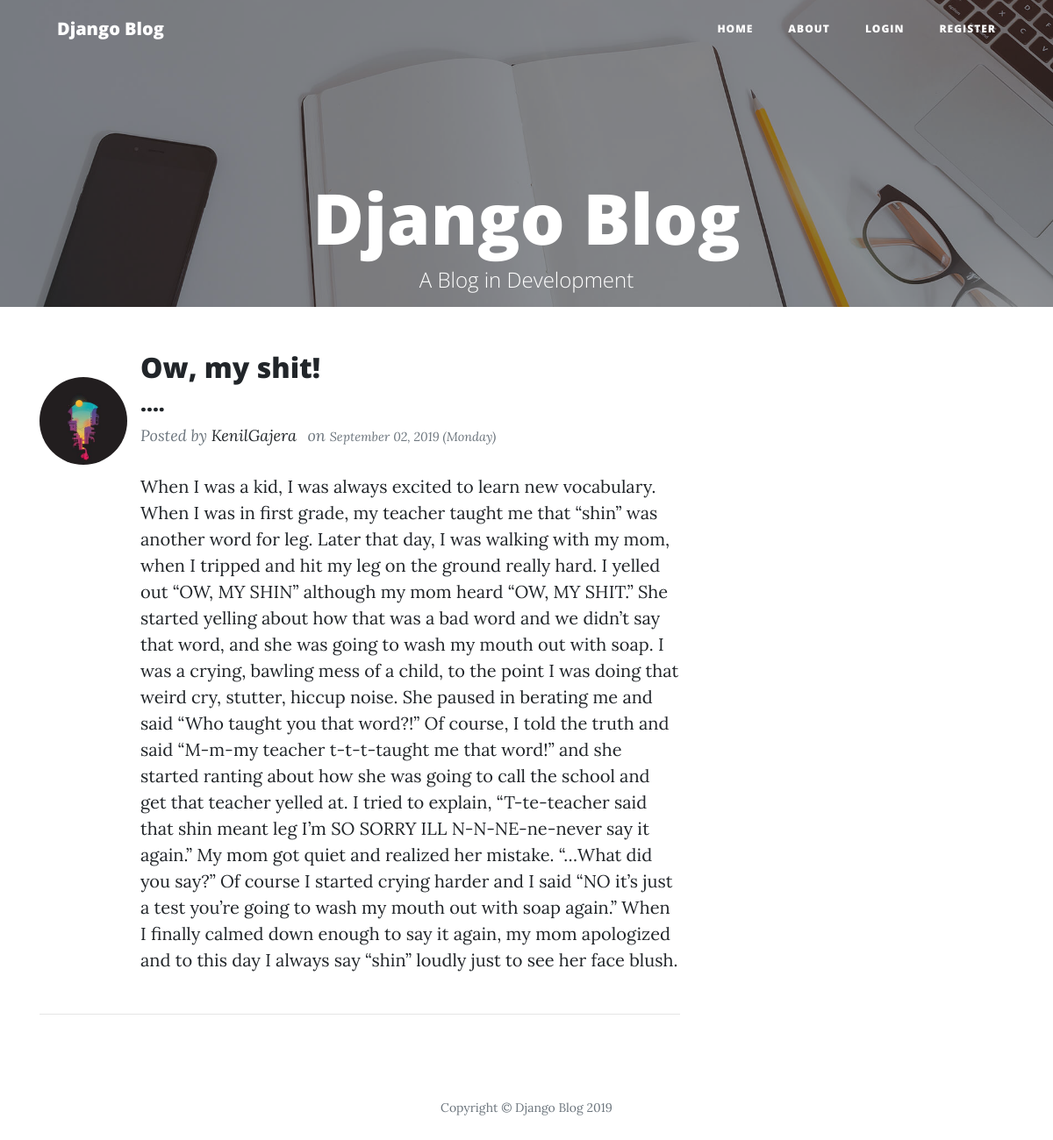
Page /post/20/ on the committed database.
### blog/models.py (models this page shows, shortened)
class Post(models.Model):
    title = models.CharField(max_length = 100)
    subtitle = models.CharField(max_length = 500, default = "Subtitle Text Here")
    content = models.TextField()
    date_posted = models.DateTimeField(default = timezone.now)
    author = models.ForeignKey(User, on_delete = models.CASCADE)

### users/models.py (models this page shows, shortened)
class Profile(models.Model):
    user = models.OneToOneField(User, on_delete = models.CASCADE)
    image = models.ImageField(default = 'default.jpg', upload_to = 'profile_pics')

### blog/views.py (the view)
# urls.py: path('post/<int:pk>/', PostDetailView.as_view() , name = 'post-detail'),
class PostDetailView(DetailView):
    model = Post

### blog/templates/blog/post_detail.html (shortened to what this page needs)
{% extends "blog/base.html" %}
{% block content %}
    <div class="d-xl-flex align-items-xl-start">
    <img class="rounded-circle" src="{{ object.author.profile.image.url }}" style="height: 100px; width: 100px; margin-right: 15px;margin-top: 30px">
    <div class="post-preview">
            <h2 class="post-title">{{ object.title }}</h2>
            <h4 class="">{{ object.subtitle }}</h4>
            <p class="post-meta">Posted by <a class="mr-2" href="{% url 'user-posts' object.author.username %}">{{ object.author }}</a> on <small class="text-muted">{{ object.date_posted|date:"F d, Y (l)" }}</small></p>
            <p class="post-subtitle">{{ object.content }}</p>
    </div>
    </div>
    <hr>
{% endblock content %}

### rows in the picture
Post: author.profile.image (placeholder picture), title "Ow, my shit!", subtitle "....", author "KenilGajera", date_posted "September 02, 2019 (Monday)", content "When I was a kid, I was always excited to learn new vocabulary. When I was in first grade, my teacher taught me that “shin” was another word for leg. Later that day, I was walking with my mom, when I tripped and hit my leg on the ground really hard. I yelled out “OW, MY SHIN” although my mom heard “OW, MY SHIT.” She started yelling about how that was a bad word and we didn’t say that word, and she was going to wash my mouth out with soap. I was a crying, bawling mess of a child, to the point I was doing that weird cry, stutter, hiccup noise. She paused in berating me and said “Who taught you that word?!” Of course, I told the truth and said “M-m-my teacher t-t-t-taught me that word!” and…"
